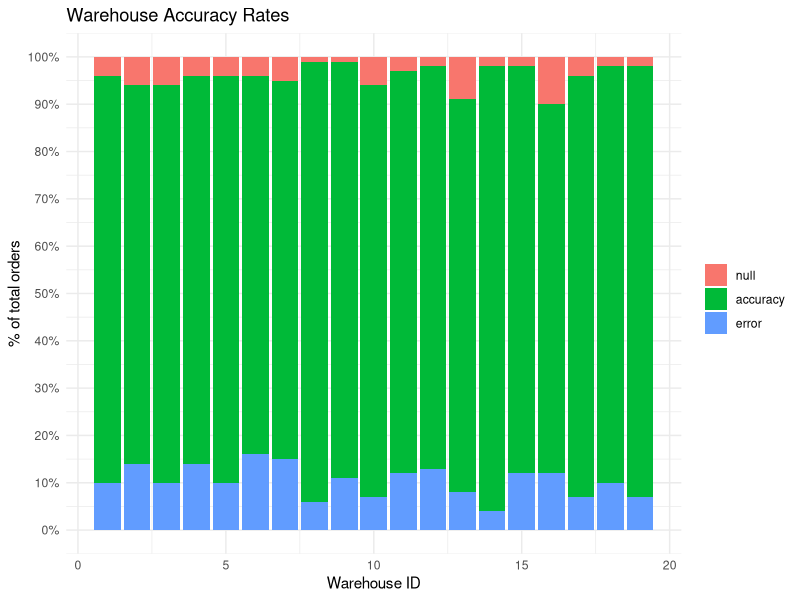

This figure's R source: (Note: this script raises an error after producing the figure.)
## ---- chunk 1
library(tidyverse)
dat <- tibble(
  id = 1:19,
  fulfilled = c(803, 865, 795, 683, 566, 586, 510, 436, 418, 364, 379, 372, 374, 278, 286, 327, 225, 222, 200),
  accuracy = c(86, 80, 84, 82, 86, 80, 80, 93, 88, 87, 85, 85, 83, 94, 86, 78, 89, 88, 91),
  error = c(10, 14, 10, 14, 10, 16, 15, 6, 11, 7, 12, 13, 8, 4, 12, 12, 7, 10, 7),
  null = 100 - accuracy - error
) %>% 
  mutate(across(accuracy:null, ~. / 100))
dat
## ---- chunk 2
theme_set(theme_minimal())
dat_long <- dat %>% 
  pivot_longer(
    cols = accuracy:null,
    names_to = 'type',
    values_to = 'percent'
  )

dat_long %>% 
  ggplot(aes(id, percent, fill = factor(type, levels = c('null', 'accuracy', 'error')))) +
  geom_col() +
  labs(
    title = 'Warehouse Accuracy Rates',
    x = 'Warehouse ID',
    y = '% of total orders',
    fill = element_blank()
  ) +
  scale_y_continuous(labels = ~scales::percent(., accuracy = 1), breaks = seq(0, 1, 0.1))
## ---- chunk 3
knitr::include_graphics('final.png')
## ---- chunk 4
categorial_dat <- dat_long %>% 
  mutate(
    id = as.character(id),
  )

categorial_dat %>% 
  ggplot(aes(x = percent, y = id)) +
  geom_col(
    aes(group = factor(type, levels = c('error', 'null', 'accuracy'))),
    col = 'white', # set color to distinguish bars better
  )
## ---- chunk 5
averages <- dat_long %>% 
  group_by(type) %>% 
  summarise(percent = mean(percent)) %>% 
  mutate(id = 'ALL') 

dat_with_summary <- categorial_dat %>% 
  bind_rows(averages)

dat_with_summary %>% 
  ggplot(aes(x = percent, y = id)) +
  geom_col(
    aes(group = factor(type, levels = c('error', 'null', 'accuracy'))),
    col = 'white',
  )
## ---- chunk 6
dat_with_summary %>% 
  ggplot(aes(x = percent, y = id)) +
  geom_col(
    aes(group = factor(type, levels = c('error', 'accuracy', 'null'))),
    col = 'white',
  )
## ---- chunk 7
ordered_dat <- dat_with_summary %>% 
  mutate(
    type = factor(type, levels = c('error', 'null', 'accuracy')),
    id = fct_reorder(id, percent, .desc = T)
  ) 

ordered_dat %>% 
  ggplot(aes(x = percent, y = id)) +
  geom_col(
    aes(group = type),
    col = 'white',
  )
## ---- chunk 8
# Set colors as variable for easy change later
unhighlighted_color <- 'grey80'
highlighted_color <- '#E69F00'
avg_error <- 'black'
avg_rest <- 'grey40'

# Compute new column with colors of each bar
colored_dat <- ordered_dat %>% 
  mutate(
    custom_colors = case_when(
      id == 'ALL' & type == 'error' ~ avg_error,
      id == 'ALL' ~ avg_rest,
      type == 'error' & percent > 0.1 ~ highlighted_color,
      T ~  unhighlighted_color
    )
  )

p <- colored_dat %>% 
  ggplot(aes(x = percent, y = id)) +
  geom_col(
    aes(group = type),
    col = 'white',
    fill = colored_dat$custom_colors # Set colors manually
  )
p
## ---- chunk 9
p <- p +
  coord_cartesian(
    xlim = c(0, 1), 
    ylim = c(0.5, 20.5), 
    expand = F, # removes white spaces at edge of plot
    clip = 'off' # allows drawing outside of panel
  )
p
## ---- chunk 10
unhighlighed_col_darker <- 'grey60'
p <- p +
  scale_x_continuous(
    breaks = seq(0, 1, 0.2),
    labels = scales::percent,
    position = 'top'
  ) +
  labs(
    title = 'Accuracy rates for highest volume warehouses',
    y = 'WAREHOUSE ID',
    x = '% OF TOTAL ORDERS FULFILLED',
  ) +
  theme(
    axis.line.x = element_line(colour = unhighlighed_col_darker),
    axis.ticks.x = element_line(colour = unhighlighed_col_darker),
    axis.text = element_text(colour = unhighlighed_col_darker),
    text = element_text(colour = unhighlighed_col_darker),
    plot.title = element_text(colour = 'black')
  )
p
## ---- chunk 11
p <- p +
  theme(
    axis.title.x = element_text(hjust = 0),
    axis.title.y = element_text(hjust = 1),
    plot.title.position = 'plot'
    # aligns the title to the whole plot and not the (inner) panel
  )
p
## ---- chunk 12
td <- expand.grid(
    hjust=c(0, 0.5, 1),
    vjust=c(0, 0.5, 1),
    text="text"
)

ggplot(td, aes(x=hjust, y=vjust)) + 
    geom_point(size = 4, col = 'red') +
    geom_text(size = 7, aes(label=text, hjust=hjust, vjust=vjust)) + 
    scale_x_continuous(breaks=c(0, 0.5, 1), expand=c(0, 0.2)) +
    scale_y_continuous(breaks=c(0, 0.5, 1), expand=c(0, 0.2))
## ---- chunk 13
p <- p +
  # Overwriting previous scale will generate a warning but that's ok
  scale_x_continuous(
    breaks = seq(0, 1, 0.2), # We still want the axes ticks
    labels = rep('', 6), # Empty strings as labels
    position = 'top'
  ) +
  annotate(
    'text',
    x = seq(0, 1, 0.2),
    y = 20.75,
    label = scales::percent(seq(0, 1, 0.2), accuracy = 1),
    size = 3,
    hjust = c(0, rep(0.5, 4), 1),
    # individual hjust here
    vjust = 0, 
    col = unhighlighed_col_darker
  ) +
  theme(
    axis.title.x = element_text(hjust = 0, vjust = 0)
    # change vjust to avoid overplotting
  )
p
## ---- chunk 14
text_labels <- colored_dat %>% 
  filter(type == 'error', percent > 0.1) %>% 
  mutate(percent = scales::percent(percent, accuracy = 1))

p <- p +
  geom_text(
    data = text_labels, 
    aes(x = 1, label = percent), 
    hjust = 1.1,
    col = 'white',
    size = 4
  )
p
## ---- chunk 15
library(ggtext)
p <- p +
  annotate(
    'richtext',
    x = 1,
    y = 21.25,
    label = "ACCURATE | NULL | <span style = 'color:#E69F00'>ERROR</span>",
    hjust = 1,
    vjust = 0, 
    col = unhighlighed_col_darker, 
    size = 4,
    label.colour = NA,
    fill = NA
  )
p
## ---- chunk 16
# Save text data in a tibble
tib_summary_text <- tibble(
  x = 0, 
  y = c(1.65, 0.5), 
  label = c("<span style = 'color:grey60'>OVERALL:</span> **The error rate is 10% across all<br>66 warehouses**. <span style = 'color:grey60'>The good news is that<br>the accuracy rate is 85% so we\'re hitting<br>the mark in nearly all our centers due to<br>the quality initiatives implemented last year.</span>",
  "<span style = 'color:#E69F00'>OPPORTUNITY TO IMPROVE:</span> <span style = 'color:grey60'>10 centers<br>have higher than average error rates of<br>10%-16%.</span> <span style = 'color:#E69F00'>We recommend investigating<br>specific details and **scheduling meetings<br>with operations managers to<br>determine what's driving this.**</span>"
  )
)

# Create text plot with geom_richtext() and theme_void()
text_plot <- tib_summary_text %>% 
  ggplot() +
  geom_richtext(
    aes(x, y, label = label),
    size = 3,
    hjust = 0,
    vjust = 0,
    label.colour = NA
  ) +
  coord_cartesian(xlim = c(0, 1), ylim = c(0, 2), clip = 'off') +
  # clip = 'off' is important for putting it together later.
  theme_void()
text_plot
## ---- chunk 17
knitr::include_graphics('final.png')
